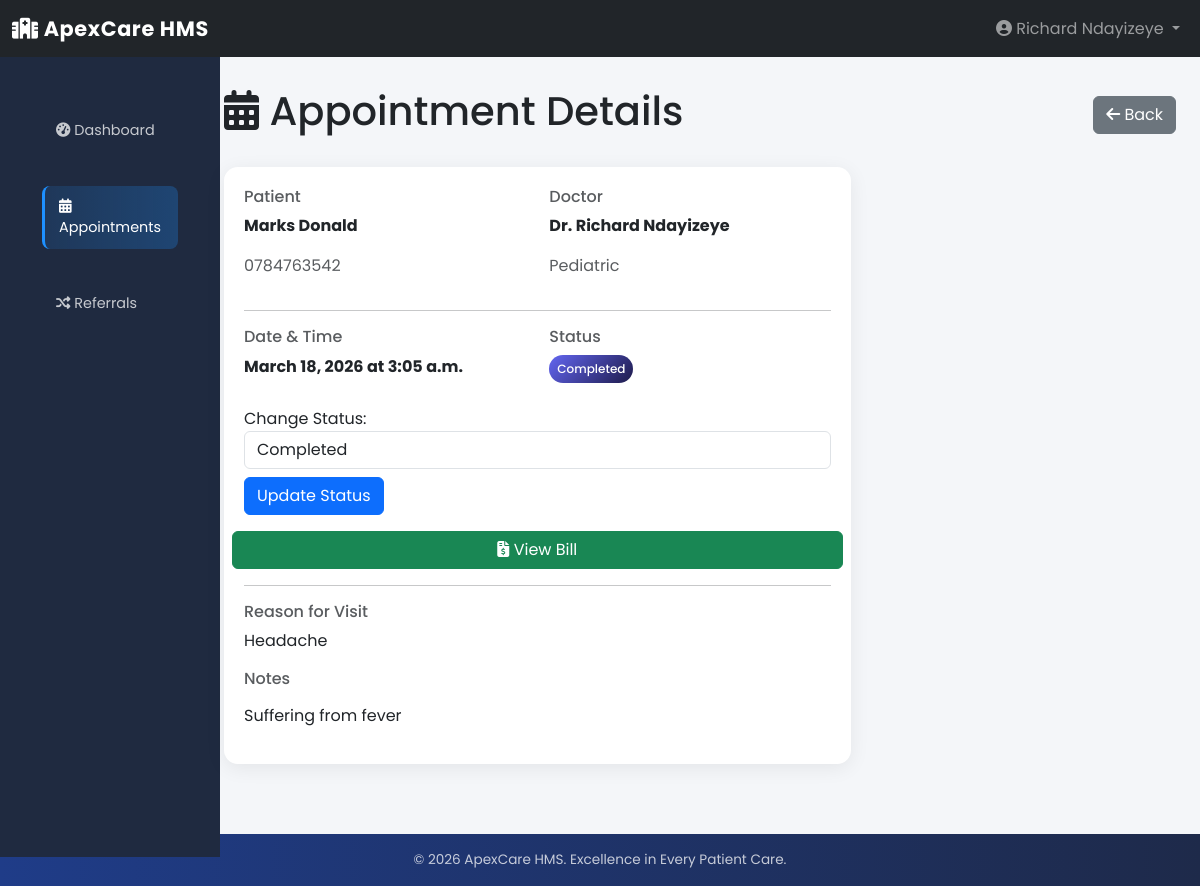
The page /appointments/6/ (signed in) on the database its author committed.
### appointments/models.py (models this page shows, shortened)
class Appointment(models.Model):
    STATUS_CHOICES = [
        ('pending', 'Pending'),
        ('confirmed', 'Confirmed'),
        ('scheduled', 'Scheduled'),
        ('completed', 'Completed'),
        ('cancelled', 'Cancelled'),
        ('referred', 'Referred'),
    ]
    patient = models.ForeignKey(
        "patients.Patient",
        on_delete=models.CASCADE,
        related_name="appointments"
    )
    doctor = models.ForeignKey(
        "doctors.Doctor",
        on_delete=models.CASCADE,
        related_name="appointments"
    )
    appointment_date = models.DateField()
    appointment_time = models.TimeField()
    reason = models.CharField(max_length=255, blank=True, null=True)
    notes = models.TextField(blank=True, null=True)
    status = models.CharField(
        max_length=20,
        choices=STATUS_CHOICES,
        default='pending'
    )
    created_by = models.ForeignKey(
        User,
        on_delete=models.SET_NULL,
        null=True,
        related_name="created_appointments"
    )
    created_at = models.DateTimeField(auto_now_add=True)
    updated_at = models.DateTimeField(auto_now=True)
    class Meta:
        db_table = "appointments_appointment"
        verbose_name = "Appointment"
        verbose_name_plural = "Appointments"
        ordering = ["-appointment_date", "-appointment_time"]
        unique_together = ["patient", "doctor", "appointment_date", "appointment_time"]

### patients/models.py (models this page shows, shortened)
class Patient(models.Model):
    GENDER_CHOICES = [
        ('male', 'Male'),
        ('female', 'Female'),
        ('other', 'Other'),
    ]
    BLOOD_TYPE_CHOICES = [
        ('O+', 'O+'), ('O-', 'O-'),
        ('A+', 'A+'), ('A-', 'A-'),
        ('B+', 'B+'), ('B-', 'B-'),
        ('AB+', 'AB+'), ('AB-', 'AB-'),
    ]
    user = models.OneToOneField(
        User,
        on_delete=models.CASCADE,
        related_name='patient_profile'
    )
    first_name = models.CharField(max_length=100)
    last_name = models.CharField(max_length=100)
    date_of_birth = models.DateField()
    gender = models.CharField(
        max_length=10,
        choices=GENDER_CHOICES
    )
    contact = models.CharField(
        max_length=20,
        validators=[
            RegexValidator(
                regex=r'^\+?\d{9,15}Ksh',
                message='Enter a valid phone number'
            )
        ]
    )
    email = models.EmailField(blank=True, null=True)
    address = models.TextField(blank=True, null=True)
    county = models.CharField(max_length=100, blank=True, null=True)
    blood_type = models.CharField(
        max_length=5,
        choices=BLOOD_TYPE_CHOICES,
        blank=True,
        null=True
    )
    emergency_contact = models.CharField(max_length=20, blank=True, null=True)
    emergency_contact_name = models.CharField(max_length=100, blank=True, null=True)
    medical_history = models.TextField(blank=True, null=True)
    allergies = models.TextField(blank=True, null=True)
    created_at = models.DateTimeField(auto_now_add=True)
    updated_at = models.DateTimeField(auto_now=True)
    class Meta:
        db_table = "patients_patient"
        verbose_name = "Patient"
        verbose_name_plural = "Patients"
        ordering = ["-created_at"]

### doctors/models.py (models this page shows, shortened)
class Doctor(models.Model):
    phone_validator = RegexValidator(
        regex=r'^\+?\d{9,15}Ksh',
        message='Enter a valid phone number'
    )
    user = models.OneToOneField(
        User,
        on_delete=models.CASCADE,
        related_name='doctor_profile'
    )
    first_name = models.CharField(max_length=100)
    last_name = models.CharField(max_length=100)
    specialization = models.CharField(max_length=100)
    license_number = models.CharField(
        max_length=50,
        unique=True
    )
    contact = models.CharField(
        max_length=20,
        validators=[phone_validator]
    )
    email = models.EmailField(blank=True, null=True)
    consultation_fee = models.DecimalField(
        max_digits=10,
        decimal_places=2,
        default=0
    )
    availability = models.TextField(
        blank=True,
        null=True,
        help_text="Example: Monday–Friday 9AM–5PM"
    )
    bio = models.TextField(blank=True, null=True)
    is_available = models.BooleanField(default=True)
    created_at = models.DateTimeField(auto_now_add=True)
    updated_at = models.DateTimeField(auto_now=True)
    class Meta:
        db_table = "doctors_doctor"
        verbose_name = "Doctor"
        verbose_name_plural = "Doctors"
        ordering = ["specialization", "last_name"]

### appointments/views.py (the view)
# urls.py: path('<int:pk>/', views.appointment_detail, name='appointment_detail'),
@login_required
def appointment_detail(request, pk):
    appointment = get_object_or_404(Appointment, pk=pk)
    if request.method == "POST":
        appointment.status = request.POST.get("status")
        appointment.save()
    context = {'appointment': appointment}
    return render(request, 'appointments/appointment_detail.html', context)

### appointments/templates/appointments/appointment_detail.html (shortened to what this page needs)
{% extends 'base.html' %}
{% block content %}
<div class="d-flex justify-content-between align-items-center mb-4">
    <h1><i class="fas fa-calendar-alt"></i> Appointment Details</h1>
    <a href="{% url 'appointments:appointment_list' %}" class="btn btn-secondary">
        <i class="fas fa-arrow-left"></i> Back
    </a>
</div>
<div class="row">
    <div class="col-md-8">
        <div class="card">
            <div class="card-body">
                <div class="row mb-3">
                    <div class="col-md-6">
                        <h6 class="text-muted">Patient</h6>
                        <p><strong>{{ appointment.patient.first_name }} {{ appointment.patient.last_name }}</strong></p>
                        <p class="text-muted">{{ appointment.patient.contact }}</p>
                    </div>
                    <div class="col-md-6">
                        <h6 class="text-muted">Doctor</h6>
                        <p><strong>Dr. {{ appointment.doctor.first_name }} {{ appointment.doctor.last_name }}</strong></p>
                        <p class="text-muted">{{ appointment.doctor.specialization }}</p>
                    </div>
                </div>
                <hr>
                <div class="row mb-3">
                    <div class="col-md-6">
                        <h6 class="text-muted">Date & Time</h6>
                        <p><strong>{{ appointment.appointment_date }} at {{ appointment.appointment_time }}</strong></p>
                    </div>
                    <div class="col-md-6">
                        <h6 class="text-muted">Status</h6>
                        <p><span class="badge badge-{{ appointment.status }} p-2">{{ appointment.get_status_display }}</span></p>
                    </div>
                    <form method="POST">
                        <label class="mt-2">Change Status:</label>
                        <select name="status" class="form-control">
                            {% for value, label in appointment.STATUS_CHOICES %}
                                <option value="{{ value }}" {% if appointment.status == value %}selected{% endif %}>
                                    {{ label }}
                                </option>
                            {% endfor %}
                        </select>
                        <button type="submit" class="btn btn-primary mt-2">
                            Update Status
                        </button>
                    </form>
                    {% if appointment.status == "completed" %}
                        {% if appointment.bill %}
                            <a href="{% url 'billing:bill_detail' appointment.bill.id %}"
                               class="btn btn-success mt-3">
                                <i class="fas fa-file-invoice-dollar"></i> View Bill
                            </a>
                        {% else %}
                            <a href="{% url 'billing:bill_create' appointment.id %}"
                               class="btn btn-info mt-3">
                                <i class="fas fa-play-circle"></i> Start Billing
                            </a>
                        {% endif %}
                    {% else %}
                        <button class="btn btn-secondary mt-3" disabled>
                            <i class="fas fa-ban"></i> Billing not available
                        </button>
                    {% endif %}
                </div>
                <hr>
                <div class="mb-3">
                    <h6 class="text-muted">Reason for Visit</h6>
                    <p>{{ appointment.reason|default:'-' }}</p>
                </div>
                <div class="mb-3">
                    <h6 class="text-muted">Notes</h6>
                    <p>{{ appointment.notes|default:'-'|linebreaks }}</p>
                </div>
            </div>
        </div>
    </div>
</div>
{% endblock %}

### templates/base.html (shortened to what this page needs)
{% load static %}
<!DOCTYPE html>
<html lang="en">
<head>
    <link href="https://cdn.jsdelivr.net/npm/bootstrap@5.3.8/dist/css/bootstrap.min.css" rel="stylesheet">
    <link rel="stylesheet" href="https://cdnjs.cloudflare.com/ajax/libs/font-awesome/6.4.0/css/all.min.css">
    <link rel="stylesheet" href="{% static 'css/style.css' %}">
</head>
<body>
<nav class="navbar navbar-expand-lg navbar-dark bg-dark sticky-top">
    <div class="container-fluid">
        <a class="navbar-brand" href="{% url 'core:dashboard' %}">
            <i class="fas fa-hospital"></i> ApexCare HMS
        </a>
        <div class="collapse navbar-collapse" id="navbarNav">
            <ul class="navbar-nav ms-auto">
                {% if user.is_authenticated %}
                <li class="nav-item dropdown">
                    <a class="nav-link dropdown-toggle" href="#" data-bs-toggle="dropdown">
                        <i class="fas fa-user-circle"></i>
                        {{ user.get_full_name|default:user.username }}
                    </a>
                </li>
                {% endif %}
            </ul>
        </div>
    </div>
</nav>
<div class="container-fluid">
    <div class="row">
        {% if user.is_authenticated %}
        <nav class="col-md-2 d-none d-md-block sidebar">
            <div class="position-sticky pt-3">
                <ul class="nav flex-column">
                    <li class="nav-item">
                        <a class="nav-link {% if request.resolver_match.url_name == 'dashboard' %}active{% endif %}"
                           href="{% url 'core:dashboard' %}">
                            <i class="fas fa-tachometer-alt"></i> Dashboard
                        </a>
                    </li>
                    {% if user.is_authenticated %}
                    <li class="nav-item">
                        <a class="nav-link {% if 'appointment' in request.resolver_match.url_name %}active{% endif %}"
                           href="{% url 'appointments:appointment_list' %}">
                            <i class="fas fa-calendar-alt"></i> Appointments
                        </a>
                    </li>
                    {% endif %}
                    {% if user.profile.role == 'admin' or user.profile.role == 'doctor' %}
                    <li class="nav-item">
                        <a class="nav-link {% if 'referral' in request.resolver_match.url_name %}active{% endif %}"
                           href="{% url 'appointments:referral_list' %}">
                            <i class="fas fa-random"></i> Referrals
                        </a>
                    </li>
                    {% endif %}
                </ul>
            </div>
        </nav>
        {% endif %}
        <main class="col-md-{% if user.is_authenticated %}10{% else %}12{% endif %} ms-sm-auto px-md-4 main-content">
            {% block content %}{% endblock %}
        </main>
    </div>
</div>
<footer class="footer">
    <div class="container-fluid text-center">
        <p>&copy; 2026 ApexCare HMS. Excellence in Every Patient Care.</p>
    </div>
</footer>
</body>
</html>

### static/css/style.css (style rules this page uses)
body { font-family: "Poppins", sans-serif; background: #f4f6f9; margin: 0; }
body .navbar-brand { font-weight: 700; font-size: 1.3rem; letter-spacing: 0.03em; }
.sidebar { position: fixed; width: 220px; height: 100vh; background: #1f2a40; color: white; padding-top: 20px; }
.sidebar ul { list-style: none; padding: 0; }
.sidebar ul li { padding: 15px 20px; cursor: pointer; transition: 0.3s; }
.sidebar ul li a { color: white; text-decoration: none; display: block; }
body .sidebar .nav-link { color: rgba(255, 255, 255, 0.75); border-radius: 8px; margin: 2px 10px; padding: 10px 14px; transition: background 0.2s, color 0.2s; font-size: 0.9rem; }
body .sidebar .nav-link:hover, body .sidebar .nav-link.active { background: linear-gradient(90deg, #1e90ff22, #1e90ff44); color: #ffffff; border-left: 3px solid #1e90ff; }
.main-content { margin-left: 220px; padding: 30px; }
body .card { border: none; border-radius: 14px; box-shadow: 0 4px 20px rgba(0,0,0,0.07); overflow: hidden; }
body .card-body { padding: 20px; }
body .badge-completed { background: linear-gradient(135deg, #6366f1, #1e1b4b); color: #fff; padding: 4px 10px; border-radius: 20px; font-size: 0.75rem; font-weight: 500; display: inline-block; }
body .footer { background: linear-gradient(90deg, #1f3c88, #1e2a4a); color: rgba(255,255,255,0.75); padding: 16px 0; margin-top: 40px; font-size: 0.85rem; }
body .footer p { margin: 0; color: rgba(255,255,255,0.75); }

### rows shown on the page
Appointment: patient.first_name "Marks", patient.last_name "Donald", patient.contact "0784763542", doctor.first_name "Richard", doctor.last_name "Ndayizeye", doctor.specialization "Pediatric", appointment_date "March 18, 2026", appointment_time "3:05 a.m.", status "Completed", reason "Headache", notes "Suffering from fever"

### other values the page prints
{{ user.get_full_name|default:user.username }} "Richard Ndayizeye"
